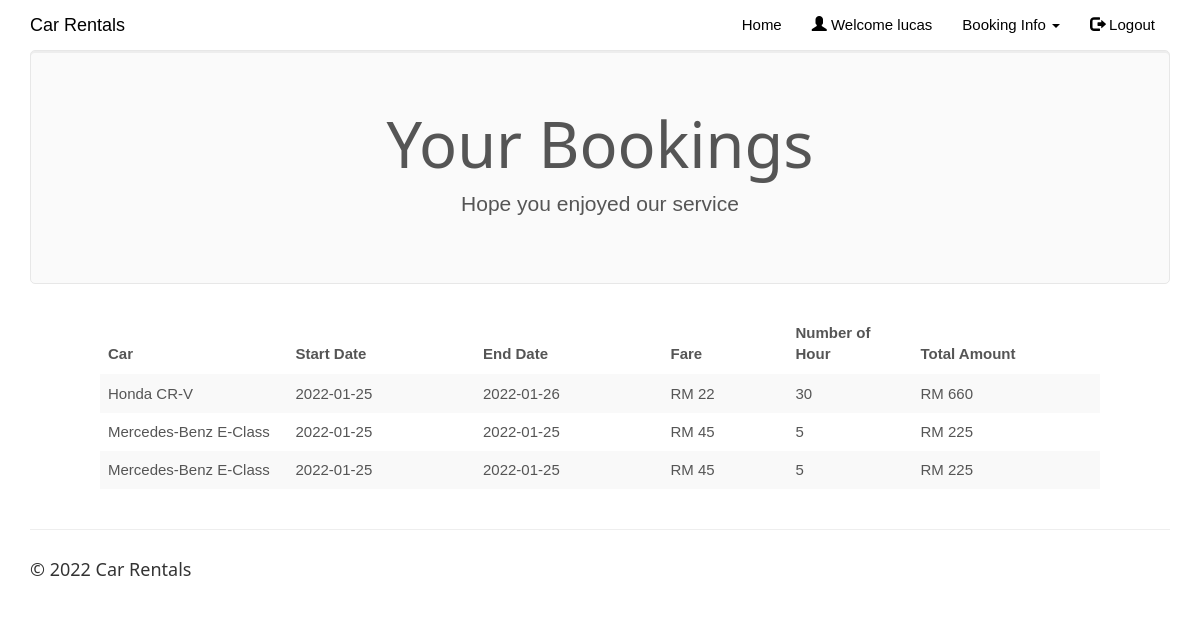
/php/mybookings.php (signed in), run on the app's committed database.
### tables this page shows
CREATE TABLE `rentedcars` (
  `id` int(100) NOT NULL,
  `customer_username` varchar(50) NOT NULL,
  `car_id` int(20) NOT NULL,
  `booking_date` date NOT NULL,
  `rent_start_date` date NOT NULL,
  `rent_end_date` date NOT NULL,
  `car_return_date` date DEFAULT NULL,
  `fare` double NOT NULL,
  `duration` int(255) NOT NULL,
  `total_amount` double DEFAULT NULL,
  `return_status` varchar(10) NOT NULL
);

CREATE TABLE `cars` (
  `car_id` int(20) NOT NULL,
  `car_name` varchar(50) NOT NULL,
  `car_nameplate` varchar(50) NOT NULL,
  `car_img` varchar(50) DEFAULT 'NA',
  `ac_price` float NOT NULL,
  `car_availability` varchar(10) NOT NULL
);

### php/mybookings.php (the view, shortened to what this page needs)
<!DOCTYPE html>
<html>
<?php
$conn = Connect();
?>
<head>
<link rel="stylesheet" href="assets/bootstrap/css/bootstrap.min.css">
<link rel="stylesheet" href="assets/fonts/font-awesome.min.css">
    <link rel="stylesheet" href="assets/w3css/w3.css">
<link rel="stylesheet" type="text/css" href="assets/css/customerlogin.css">
<link rel="stylesheet" type="text/css" media="screen" href="assets/css/clientpage.css" />
</head>
<body id="page-top" data-spy="scroll" data-target=".navbar-fixed-top">
    <nav class="navbar navbar-custom navbar-fixed-top" role="navigation" style="color: black">
        <div class="container">
            <div class="navbar-header">
                <a class="navbar-brand page-scroll" href="index.php">
                   Car Rentals </a>
            </div>
            <?php
                if(isset($_SESSION['login_client'])){
            ?>
            <div class="collapse navbar-collapse navbar-right navbar-main-collapse">
                <ul class="nav navbar-nav">
                    <li>
                        <a href="index.php">Home</a>
                    </li>
                    <li>
                        <a href="#"><span class="glyphicon glyphicon-user"></span> Welcome <?php echo $_SESSION['login_client']; ?></a>
                    </li>
                    <li>
                    <ul class="nav navbar-nav navbar-right">
            <li><a href="#" class="dropdown-toggle active" data-toggle="dropdown" role="button" aria-haspopup="true" aria-expanded="false"><span class="glyphicon glyphicon-user"></span> Control Panel <span class="caret"></span> </a>
                <ul class="dropdown-menu">
              <li> <a href="entercar.php">Add Car</a></li>
              <li> <a href="enterdriver.php"> Add Driver</a></li>
              <li> <a href="clientview.php">View</a></li>
            </ul>
            </li>
          </ul>
                    </li>
                    <li>
                        <a href="logout.php"><span class="glyphicon glyphicon-log-out"></span> Logout</a>
                    </li>
                </ul>
            </div>
            <?php
                }
                else if (isset($_SESSION['login_customer'])){
            ?>
            <div class="collapse navbar-collapse navbar-right navbar-main-collapse">
                <ul class="nav navbar-nav">
                    <li>
                        <a href="index.php">Home</a>
                    </li>
                    <li>
                        <a href="#"><span class="glyphicon glyphicon-user"></span> Welcome <?php echo $_SESSION['login_customer']; ?></a>
                    </li>
                    <ul class="nav navbar-nav">
            <li><a href="#" class="dropdown-toggle active" data-toggle="dropdown" role="button" aria-haspopup="true" aria-expanded="false"> Booking Info <span class="caret"></span> </a>
            </li>
          </ul>
                    <li>
                        <a href="logout.php"><span class="glyphicon glyphicon-log-out"></span> Logout</a>
                    </li>
                </ul>
            </div>
                <?php   }
                ?>
        </div>
    </nav>
<?php $login_customer = $_SESSION['login_customer'];
    $sql1 = "SELECT * FROM rentedcars rc, cars c
    WHERE rc.customer_username='$login_customer' AND c.car_id=rc.car_id AND rc.return_status='R'";
    $result1 = $conn->query($sql1);
    if (mysqli_num_rows($result1) > 0) {
?>
<div class="container">
      <div class="jumbotron">
        <h1 class="text-center">Your Bookings</h1>
        <p class="text-center"> Hope you enjoyed our service </p>
      </div>
    </div>
    <div class="table-responsive" style="padding-left: 100px; padding-right: 100px;" >
<table class="table table-striped">
  <thead class="thead-dark">
<tr>
<th width="15%">Car</th>
<th width="15%">Start Date</th>
<th width="15%">End Date</th>
<th width="10%">Fare</th>
<th width="10%">Number of Hour</th>
<th width="15%">Total Amount</th>
</tr>
</thead>
<?php
        while($row = mysqli_fetch_assoc($result1)) {
?>
<tr>
<td><?php echo $row["car_name"]; ?></td>
<td><?php echo $row["rent_start_date"] ?></td>
<td><?php echo $row["rent_end_date"]; ?></td>
<td>RM <?php echo $row["fare"]; ?></td>
<td><?php echo $row["duration"]; ?></td>
<td>RM <?php echo $row["total_amount"]; ?></td>
</tr>
<?php        } ?>
                </table>
                </div>
            <?php
        } ?>
</body>
<footer class="site-footer">
        <div class="container">
            <hr>
            <div class="row">
                <div class="col-sm-6">
                    <h5>© <?php echo date("Y"); ?> Car Rentals</h5>
                </div>
            </div>
        </div>
    </footer>
</html>

### faq/assets/w3css/w3.css (style rules this page uses)
*,*:before,*:after { box-sizing:inherit }
html { -ms-text-size-adjust:100%;-webkit-text-size-adjust:100% }
body { margin:0 }
article,aside,details,figcaption,figure,footer,header,main,menu,nav,section,summary { display:block }
a { background-color:transparent;-webkit-text-decoration-skip:objects }
hr { box-sizing:content-box;height:0;overflow:visible }
html,body { font-family:Verdana,sans-serif;font-size:15px;line-height:1.5 }
html { overflow-x:hidden }
h1 { font-size:36px }
h5 { font-size:18px }
h1,h2,h3,h4,h5,h6 { font-family:"Segoe UI",Arial,sans-serif;font-weight:400;margin:10px 0 }
hr { border:0;border-top:1px solid #eee;margin:20px 0 }
a { color:inherit }

### assets/css/customerlogin.css (style rules this page uses)
body, html { height: 100%; }
body { padding-top: 50px; background-size: 100%; }
footer { display: block; }

### data on the page
rentedcars: car.car_name "Honda CR-V", rent_start_date "2022-01-25", rent_end_date "2022-01-26", fare "22", duration "30", total_amount "660"
rentedcars: car.car_name "Mercedes-Benz E-Class", rent_start_date "2022-01-25", rent_end_date "2022-01-25", fare "45", duration "5", total_amount "225"
rentedcars: car.car_name "Mercedes-Benz E-Class", rent_start_date "2022-01-25", rent_end_date "2022-01-25", fare "45", duration "5", total_amount "225"

### other printed values
$_SESSION['login_customer'] "lucas"
